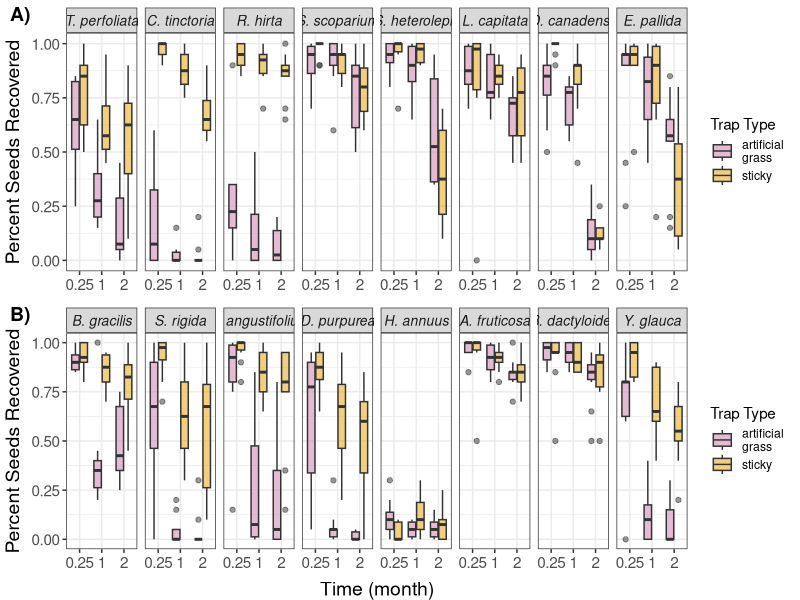

This figure's R source: (Note: this script raises an error after producing the figure.)
## ---- chunk 1
# clear workspace
rm(list=ls())

# working directory
# set working directory to "source file location"

# libraries
library(tidyverse)
library(RColorBrewer)
library(viridis)
library(cowplot)
library(glmmTMB)
library(ggeffects) #for ggpredict()
library(emmeans) # for post-sticky comparison

# data
all <- read_csv("seed_recovery_all.csv")

## ---- chunk 2


palatte <- c("#CC79A7","#E69F00")

#size order
mo_raw <- subset(all,site == "mo" & treatment != "post-sticky")
mo_raw$species <- factor(mo_raw$species, levels = c("TRIPER", "CORTIN", "RUDHIR", "SCHSCO", "SPOHET", "LESCAP", "DESCAN", "ECHPAL"), labels = c("T. perfoliata", "C. tinctoria", "R. hirta", "S. scoparium", "S. heterolepis", "L. capitata", "D. canadense", "E. pallida"))
mo_raw$treatment <- factor(mo_raw$treatment, levels = c("carpet", "sticky"), labels = c("artificial\ngrass", "sticky"))

mo_raw <- ggplot(mo_raw, aes(x = as.factor(time_month), y = pct_recovered, fill = treatment))+
  geom_boxplot(alpha = 0.5)+
  facet_grid(cols = vars(species))+
  scale_fill_manual(values = palatte, name = "Trap Type")+
  theme_bw()+
  labs(y = "Percent Seeds Recovered")+
  theme(strip.text.x = element_text(size = 10, face = "italic"),
        axis.title.x = element_blank(),
        axis.title.y = element_text(size = 14, vjust = +1.5),
        axis.text.y = element_text(size = 11),
        axis.text.x = element_text(size = 11)
      )


#size order
co_raw <- subset(all, site == "co")
co_raw$species <- factor(co_raw$species, levels = c("b.gracilis", "s.rigida", "s.angustifolium", "d.purpurea", "h.annuus", "a.fruticosa", "b.dactyloides", "y.glauca"), labels = c("B. gracilis", "S. rigida", "S. angustifolium", "D. purpurea", "H. annuus", "A. fruticosa", "B. dactyloides", "Y. glauca"))
co_raw$treatment <- factor(co_raw$treatment, levels = c("carpet", "sticky"), labels = c("artificial\ngrass", "sticky"))

co_raw <- ggplot(co_raw, aes(x = as.factor(time_month), y = pct_recovered, fill = treatment))+
  geom_boxplot(alpha = 0.5)+
  facet_grid(cols = vars(species))+
  scale_fill_manual(values = palatte, name = "Trap Type")+
  theme_bw()+
  labs(y = "Percent Seeds Recovered",x = "Time (month)")+
  theme(strip.text.x = element_text(size = 10, face = "italic"),
        axis.title.y = element_text(size = 14, vjust = +1.5),
        axis.title.x = element_text(size = 14, vjust = -0.75),
        axis.text.y = element_text(size = 11),
        axis.text.x = element_text(size = 11)
      )

plot_grid(mo_raw, co_raw, ncol = 1, labels = c("A)", "B)"))

## save figure
pdf("../figures/all_raw_data.pdf", width = 11, height = 8)

plot_grid(mo_raw, co_raw, ncol = 1, labels = c("A)", "B)"), align = "h", axis = "l")

invisible(dev.off())

## ---- chunk 3

# make relativized capture plot with carpet compared to sticky.

dat_small <- all[,1:8]
dat_small <- subset(dat_small, treatment != "post-sticky")

dat_wide <- dat_small %>%
  pivot_wider(
    names_from = treatment,
    values_from = number_recovered
  )

dat_wide$LRR_removed <- log(dat_wide$sticky / dat_wide$carpet)

#size order
mo_wide <- subset(dat_wide, site == "mo")
mo_wide$species <- factor(mo_wide$species, levels = c("TRIPER", "CORTIN", "RUDHIR", "SCHSCO", "SPOHET", "LESCAP", "DESCAN", "ECHPAL"), labels = c("T. perfoliata", "C. tinctoria", "R. hirta", "S. scoparium", "S. heterolepis", "L. capitata", "D. canadense", "E. pallida"))


mo_rel <- ggplot(mo_wide, aes(x = as.factor(time_month), y = LRR_removed))+
  geom_boxplot()+
  geom_hline(yintercept = 0, linetype = "dashed", color = "red")+
  facet_grid(cols = vars(species))+
  scale_color_brewer(palette = "Set1")+
  theme_bw()+
  ylab("Recovery Log Response Ratio")+
  theme(strip.text.x = element_text(size = 10, face = "italic"),
        axis.title.x = element_blank(),
        axis.title.y = element_text(size = 14, vjust = +1.5),
        axis.text.y = element_text(size = 11),
        axis.text.x = element_text(size = 11)
      )

#size order
co_wide <- subset(dat_wide, site == "co")
co_wide$species <- factor(co_wide$species, levels = c("b.gracilis", "s.rigida", "s.angustifolium", "d.purpurea", "h.annuus", "a.fruticosa", "b.dactyloides", "y.glauca"), labels = c("B. gracilis", "S. rigida", "S. angustifolium", "D. purpurea", "H. annuus", "A. fruticosa", "B. dactyloides", "Y. glauca"))

co_rel <- ggplot(co_wide, aes(x = as.factor(time_month), y = LRR_removed))+
  geom_boxplot()+
  geom_hline(yintercept = 0, linetype = "dashed", color = "red")+
  facet_grid(cols = vars(species))+
  scale_color_brewer(palette = "Set1")+
  theme_bw()+
  ylab("Recovery Log Response Ratio")+
  xlab("Time (month)")+
  theme(strip.text.x = element_text(size = 10, face = "italic"),
        axis.title.y = element_text(size = 14, vjust = +1.5),
        axis.title.x = element_text(size = 14, vjust = -0.75),
        axis.text.y = element_text(size = 11),
        axis.text.x = element_text(size = 11)
      )

plot_grid(mo_rel, co_rel, ncol = 1, labels = c("A)", "B)"))


## save figure
pdf("../figures/all_relative_data.pdf", width = 10, height = 8)

plot_grid(mo_rel, co_rel, ncol = 1, labels = c("A)", "B)"), align = "h", axis = "l")

invisible(dev.off())

## ---- chunk 4
dat_all <- subset(all, treatment != "post-sticky")

# Statistical Model
mod1 <- glmmTMB(pct_recovered ~ treatment * mean_1seed + time_month + (1|site/block), 
                data = dat_all, 
                weights = number_original, 
                family = binomial)
summary(mod1) 


## ---- chunk 5

#Predict the data from the statistical model
out.pred <- predict(mod1, type = 'response')


predicted <- data.frame(pred = out.pred,
                        mass = dat_all$mean_1seed,
                        time = dat_all$time_month,
                        treatment = dat_all$treatment,
                        num_rec = dat_all$number_recovered,
                        num_lost = dat_all$number_lost)

## summary stats
predicted %>%
  group_by(treatment) %>%
  dplyr::summarize(mean_recovered = mean(pred),
                   sd_recovered = sd(pred))


palatte <- c("#CC79A7","#E69F00" )

predicted$treatment <- factor(predicted$treatment, levels = c("carpet", "sticky"), labels = c("artificial grass", "sticky"))



#graph predicted data and binomial smooths
mass <- ggplot(predicted, aes(x = mass, y = pred, 
                     color = treatment))+
          geom_point(position = position_jitter(width = 0.0002), alpha = 0.5)+
          theme_bw()+
          ylim(0,1)+
          scale_colour_manual(values = palatte)+
          labs(y= "Proportion of Seeds Recovered", x = "Seed mass", color = "Trap Type")+ 
          stat_smooth(method = "glm",
                      method.args = list(family = "binomial"))+  
          theme(axis.title.y = element_text(size = 14, vjust = +1.5),
                axis.title.x = element_text(size = 14, vjust = -0.75),
                axis.text.y = element_text(size = 11),
                axis.text.x = element_text(size = 11)
      )

mass

## save figure
pdf("../figures/recovery_by_mass.pdf", width = 6, height = 5)

mass

invisible(dev.off())

## ---- chunk 6

# Contrasts for different seed masses
EM <- emmeans::emmeans(mod1, ~treatment |mean_1seed, at = list(mean_1seed = c(0)))
pairs(EM) ### average results over random effects ##

EM2 <- emmeans::emmeans(mod1, ~treatment |mean_1seed, at = list(mean_1seed = c(0.02)))
pairs(EM2) ### average results over random effects ##

## ---- chunk 7
dat_ps <- all[,1:8]
dat_ps <- subset(dat_ps, site == "mo" & time_month == 1)

dat_ps$pct_recovered <- dat_ps$number_recovered/dat_ps$number_original



dat_ps$treatment <- factor(dat_ps$treatment, levels = c("post-sticky", "carpet", "sticky"), labels = c("post-sticky", "artificial grass", "sticky"))
## ---- chunk 8
mod2 <- glmmTMB(pct_recovered ~ treatment + (1|block) + (1|species), 
                data = dat_ps, 
                family = binomial)
summary(mod2) 
## ---- chunk 9
#Predict the data from the statistical model
out.pred2 <- predict(mod2, type = 'response')


predicted2 <- data.frame(pred2 = out.pred2,
                        treatment = dat_ps$treatment)


stats2 <- predicted2 %>%
            group_by(treatment) %>%
            dplyr::summarize(mean_pct = mean(pred2),
                             sd_pct = sd(pred2))

post_sticky <- ggplot(stats2, aes(x=treatment, y = mean_pct))+
          geom_point(size=4)+
          geom_errorbar(aes(ymin = mean_pct - sd_pct, ymax = mean_pct + sd_pct), width = 0.4, linewidth = 1)+
          theme_bw()+
          ylim(0,1)+
          labs(y= "Proportion of Seeds Recovered", x = "Trap Type")+ 
          theme(axis.title.y = element_text(size = 14, vjust = +1.5),
                axis.title.x = element_text(size = 14, vjust = -0.75),
                axis.text.y = element_text(size = 11),
                axis.text.x = element_text(size = 11)
      )

post_sticky


## save figure
pdf("../figures/post_sticky.pdf", width = 5, height = 5)

post_sticky

invisible(dev.off())

## ---- chunk 10

dat_full_renamed <- dat_all %>%
  mutate(Month = time_month) %>%
  select(-time_month)
mod2 <- glmmTMB(pct_recovered ~ treatment * mean_1seed + Month + (1|site/block), 
                data = dat_full_renamed, 
                weights = number_original, 
                family = binomial)
summary(mod2) 
# Predicted figure for all factors
pred <- ggpredict(mod2, terms=c("mean_1seed", "treatment", "site", "Month"), type="random")

pred$facet <- ifelse(pred$facet == "mo", "Missouri", "Colorado")
pred_all <- plot(pred) +
  labs(x="Seed mass (g)", y="Percent Recovered", color = "Trap Type") +
  ggtitle("") +
  scale_color_manual(values = c("#CC79A7","#E69F00" ), labels = c("artificial grass", "sticky")) +
  scale_fill_manual(values = c("#CC79A7","#E69F00" )) +  
          theme(axis.title.y = element_text(size = 14, vjust = +1.5),
                axis.title.x = element_text(size = 11, vjust = -0.75),
                axis.text.y = element_text(size = 11),
                axis.text.x = element_text(size = 11, angle=45, vjust=.7))
      
pred_all


## save figure
pdf("../figures/all_predicted.pdf", width = 5, height = 6)

pred_all

invisible(dev.off())
